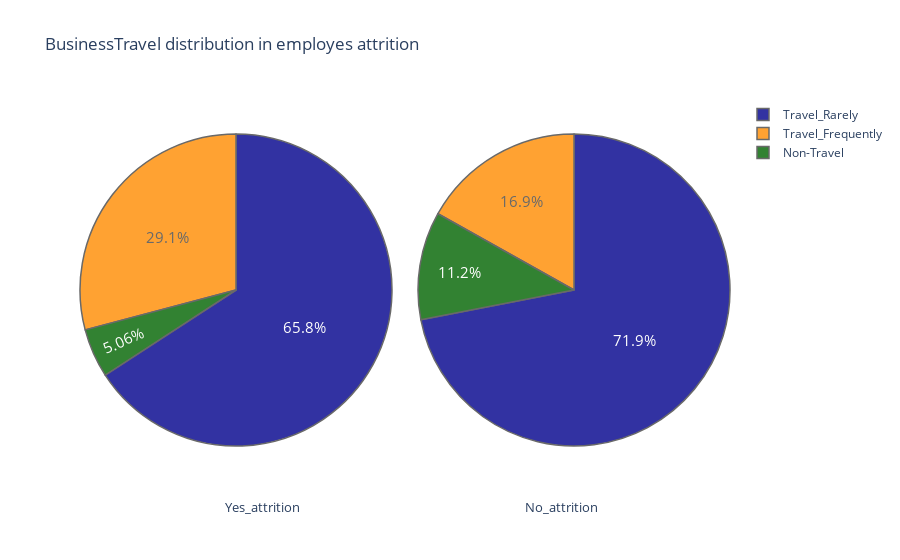

Source (notebook cell):
### Markdown cell above
___
* **Plotando o gráfico de pessoas que tem atrito e não tem atrito com a empresa, relacionando-as a Frequência que a pessoa viaja a trabalho:**

### Code cell
plot("BusinessTravel")

### Figure 1 — Plotly figure (JSON) as saved in the notebook; plotly's stock layout.template omitted (floating-point values rounded to 4 significant figures)
{"data": [{"domain": {"x": [0, 0.48]}, "hoverinfo": "label+percent+name", "labels": ["Travel_Rarely", "Travel_Frequently", "Non-Travel"], "marker": {"colors": ["darkblue", "darkorange", "darkgreen", "darkred", "lightgrey", "orange", "white", "lightpink"], "line": {"width": 1.5}}, "name": "attrition employes", "opacity": 0.8, "textfont": {"size": 15}, "type": "pie", "values": [156, 69, 12]}, {"domain": {"x": [0.52, 1]}, "hoverinfo": "label+percent+name", "labels": ["Travel_Rarely", "Travel_Frequently", "Non-Travel"], "marker": {"colors": ["darkblue", "darkorange", "darkgreen", "darkred", "lightgrey", "orange", "white", "lightpink"], "line": {"width": 1.5}}, "name": "Non attrition employes", "opacity": 0.8, "textfont": {"size": 15}, "type": "pie", "values": [887, 208, 138]}], "layout": {"annotations": [{"font": {"size": 13}, "showarrow": false, "text": "Yes_attrition", "x": 0.22, "y": -0.1}, {"font": {"size": 13}, "showarrow": false, "text": "No_attrition", "x": 0.8, "y": -0.1}], "title": {"text": "BusinessTravel distribution in employes attrition "}}}
